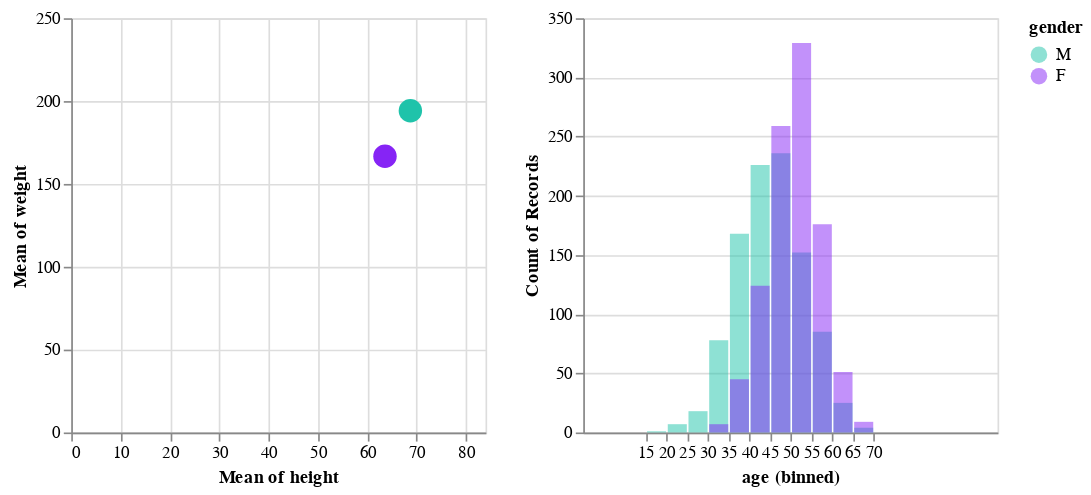

Notebook cell for this chart:
### Markdown cell above
# Interactive Scatter Plot and Linked Layered Histogram

This example shows how to link a scatter plot and a histogram together such that clicking on a point in the scatter plot will isolate the distribution corresponding to that point, and vice versa.

### Code cell
# generate fake data
source = pd.DataFrame({
    'gender': ['M']*1000 + ['F']*1000,
    'height':np.concatenate((
        np.random.normal(69, 7, 1000), np.random.normal(64, 6, 1000)
    )),
    'weight': np.concatenate((
        np.random.normal(195.8, 144, 1000), np.random.normal(167, 100, 1000)
    )),
    'age': np.concatenate((
        np.random.normal(45, 8, 1000), np.random.normal(51, 6, 1000)
        ))
    })

selector = alt.selection_point(fields=['gender'])

color_scale = alt.Scale(domain=['M', 'F'],
                        range=['#1FC3AA', '#8624F5'])

base = alt.Chart(source).properties(
    width=250,
    height=250
).add_params(selector)

points = base.mark_point(filled=True, size=200).encode(
    x=alt.X('mean(height):Q').scale(domain=[0,84]),
    y=alt.Y('mean(weight):Q').scale(domain=[0,250]),
    color=alt.condition(
        selector,
        'gender:N',
        alt.value('lightgray'),
        scale=color_scale),
)

hists = base.mark_bar(opacity=0.5, thickness=100).encode(
    x=alt.X('age')
        .bin(step=5) # step keeps bin size the same
        .scale(domain=[0,100]),
    y=alt.Y('count()')
        .stack(None)
        .scale(domain=[0,350]),
    color=alt.Color('gender:N', scale=color_scale)
).transform_filter(
    selector
)

points | hists

### Figure 1 — Vega-Lite specification as saved in the notebook (floating-point values rounded to 4 significant figures; data arrays with more than 128 entries replaced by an {"elided": "..."} marker saying what was removed)
{"$schema": "https://vega.github.io/schema/vega-lite/v5.8.0.json", "config": {"view": {"continuousHeight": 300, "continuousWidth": 300}}, "data": {"name": "data-f5624ae2f7a53f933f777cfa2eb58c69"}, "datasets": {"data-f5624ae2f7a53f933f777cfa2eb58c69": {"elided": "2000 records"}}, "hconcat": [{"encoding": {"color": {"condition": {"field": "gender", "param": "param_1", "scale": {"domain": ["M", "F"], "range": ["#1FC3AA", "#8624F5"]}, "type": "nominal"}, "value": "lightgray"}, "x": {"aggregate": "mean", "field": "height", "scale": {"domain": [0, 84]}, "type": "quantitative"}, "y": {"aggregate": "mean", "field": "weight", "scale": {"domain": [0, 250]}, "type": "quantitative"}}, "height": 250, "mark": {"filled": true, "size": 200, "type": "point"}, "name": "view_1", "width": 250}, {"encoding": {"color": {"field": "gender", "scale": {"domain": ["M", "F"], "range": ["#1FC3AA", "#8624F5"]}, "type": "nominal"}, "x": {"bin": {"step": 5}, "field": "age", "scale": {"domain": [0, 100]}, "type": "quantitative"}, "y": {"aggregate": "count", "scale": {"domain": [0, 350]}, "stack": null, "type": "quantitative"}}, "height": 250, "mark": {"opacity": 0.5, "thickness": 100, "type": "bar"}, "name": "view_2", "transform": [{"filter": {"param": "param_1"}}], "width": 250}], "params": [{"name": "param_1", "select": {"fields": ["gender"], "type": "point"}, "views": ["view_1", "view_2"]}]}
